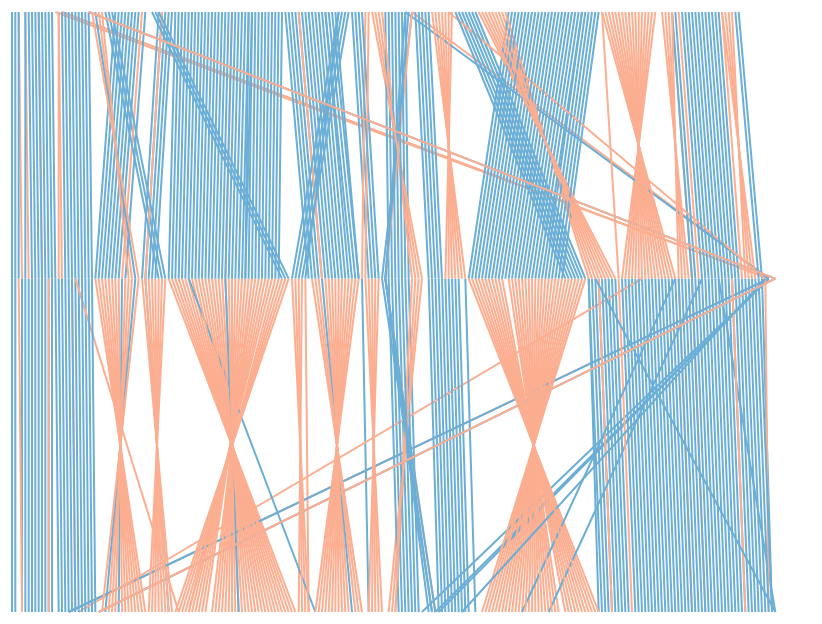

Notebook code for this chart:
### Markdown cell above
*Chromosome 1 events*
- Gorilla, chromosome 1, a sequence of inversion events

### Code cell
render_csv('chimp1_x2.csv')

### Figure 1 — Vega-Lite specification as saved in the notebook (floating-point values rounded to 4 significant figures; data arrays with more than 128 entries replaced by an {"elided": "..."} marker saying what was removed)
{"config": {"view": {"continuousWidth": 400, "continuousHeight": 300, "strokeOpacity": 0}}, "data": {"name": "data-ca08a59d4b4351ba042eb994dad9200c"}, "mark": "line", "encoding": {"color": {"type": "nominal", "field": "color", "legend": null, "scale": {"domain": ["same orientation", "inversed"], "range": ["#6baed6", "#fcae91"]}}, "x": {"type": "quantitative", "axis": null, "field": "x"}, "x2": {"field": "x2"}, "y": {"type": "quantitative", "axis": null, "field": "y"}, "y2": {"field": "y2"}}, "$schema": "https://vega.github.io/schema/vega-lite/v4.0.0.json", "datasets": {"data-ca08a59d4b4351ba042eb994dad9200c": {"elided": "493 records"}}}
